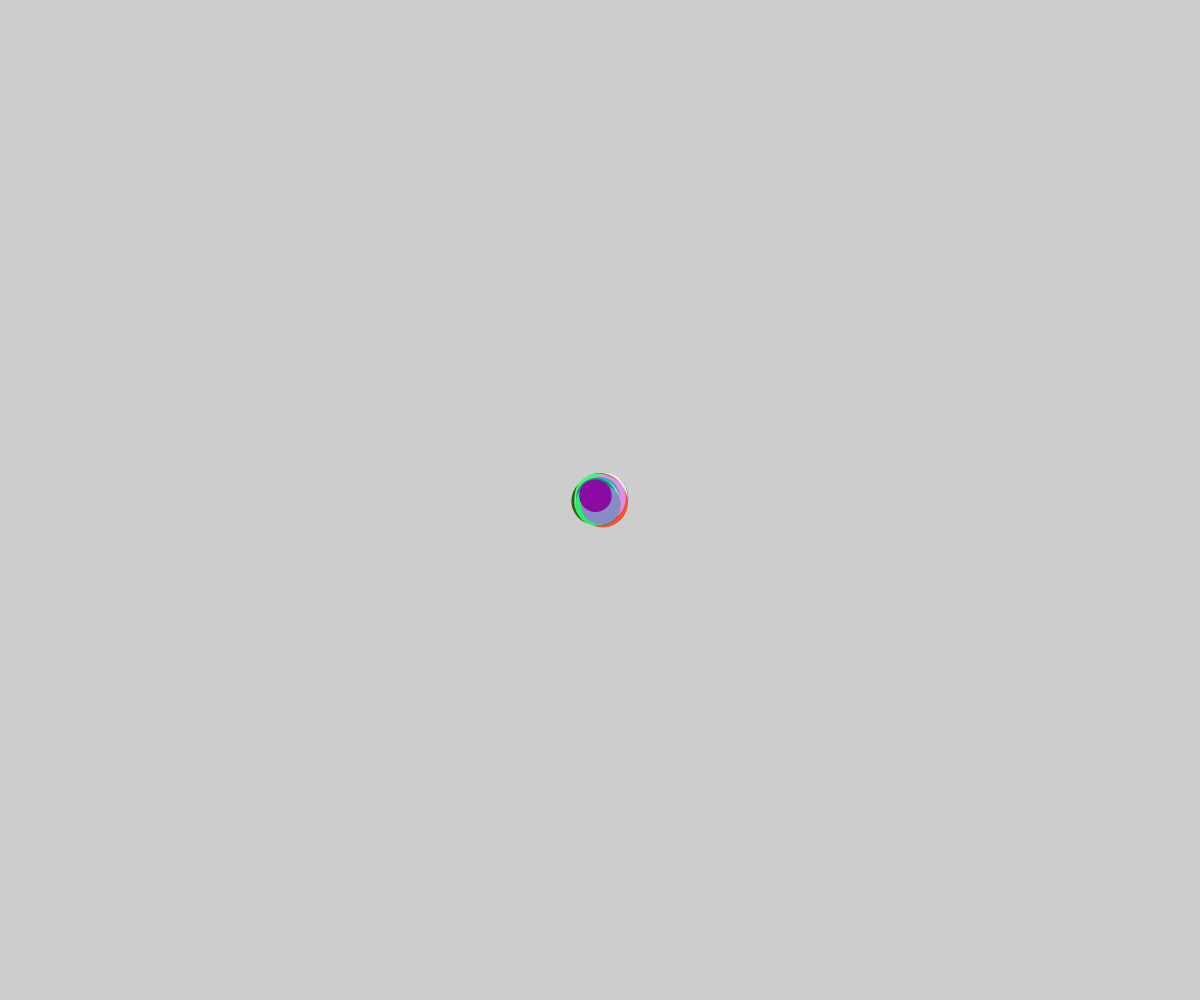
Frame 1 (no input)
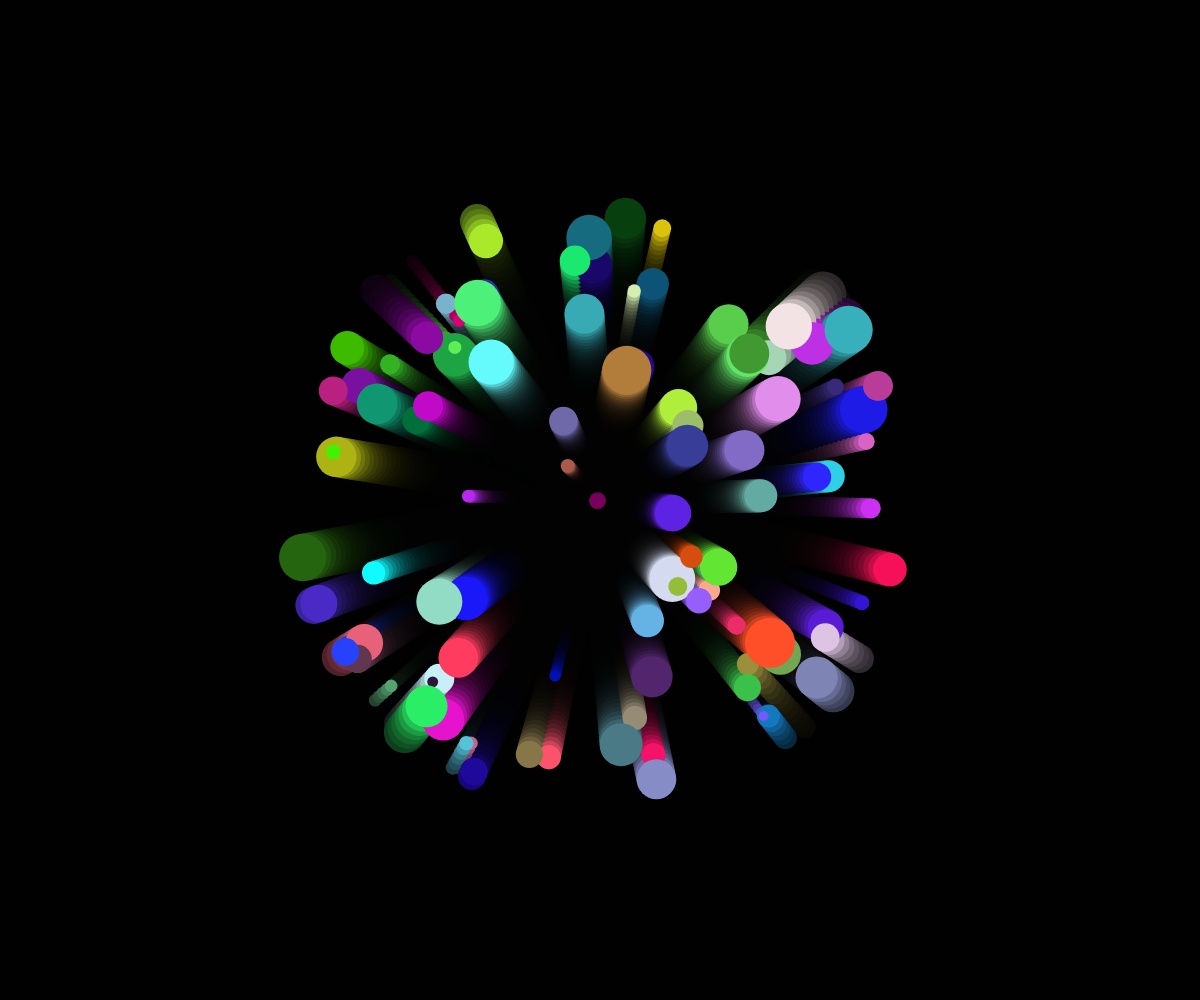
Frame 60 (no input)
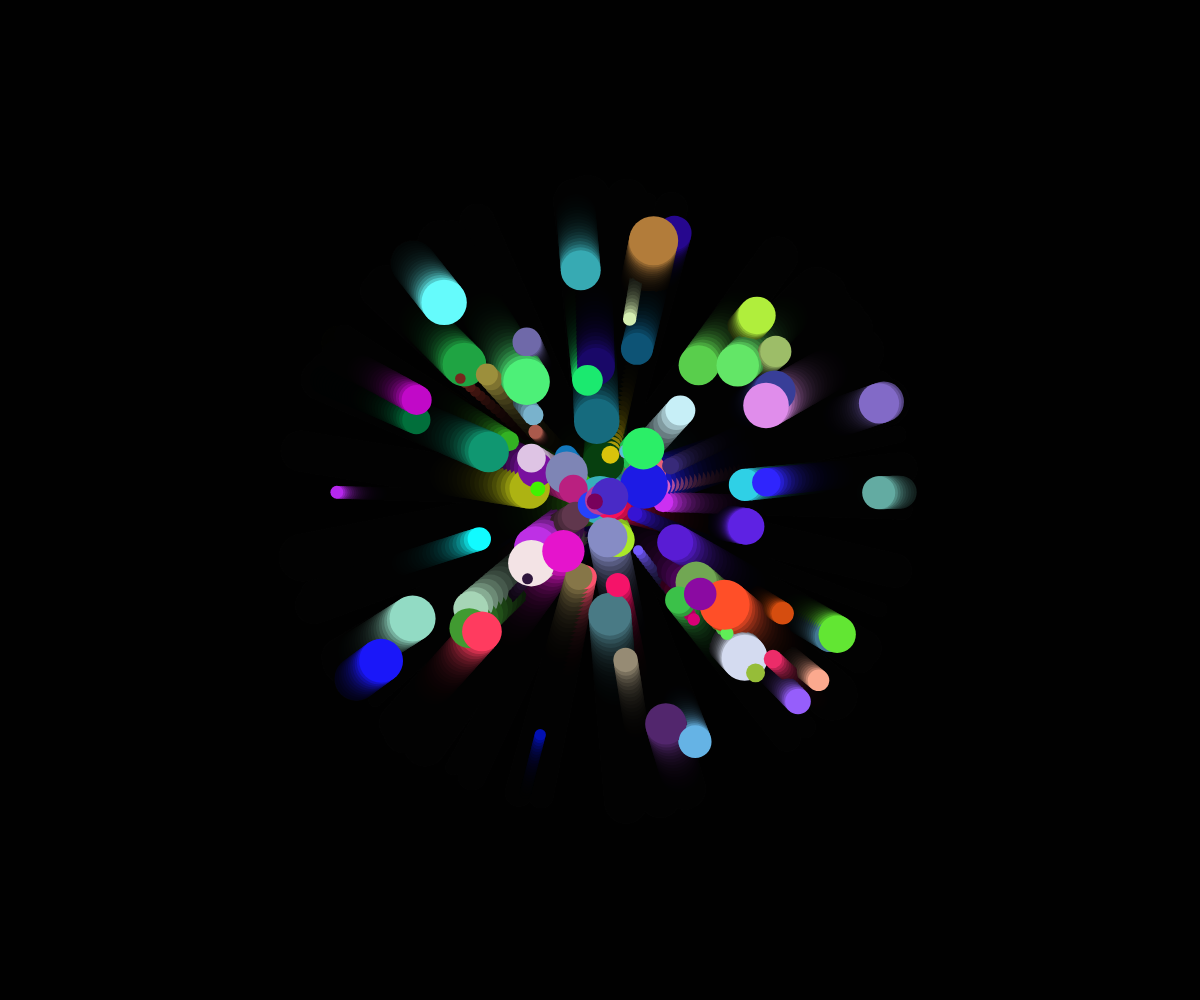
Frame 120 (the mouse pressed at the canvas centre since frame 60)

The p5.js sketch that drew these frames (run headless with seeded random() and noise() and a simulated clock; from frame 60 on, the mouse is pressed at the canvas centre):

// p5.js sketch
// ── sketch.js
// This sketch is a adaptation of CodeCademy's Bouncing Balls exercise which transforms the area
// the balls bounce in into a circle. There is a slight variation build in that leads to a 
// morphing of the initialy circular containment.

// ToDo: Fix Bug that makes balls bounce off the center after the first or second trip.

const ballCount = 100;
let x = [];
let y = [];
let size = [];
let xSpeed = [];
let ySpeed = [];
let traveledDist = [];
let firstTrip = [];
let r = [];
let g = [];
let b = [];


function setup() {
  createCanvas(windowWidth, windowHeight);

  for(let i = 0; i < ballCount; i++) {

    x[i] = width / 2; 
    y[i] = height / 2; 

    xSpeed[i] = random(-5, 5);
    ySpeed[i] = random(-5, 5);

    traveledDist[i] = 0;
    firstTrip[i] = true;

    size[i] = random(10, 50);

    r[i] = random(0, 256);
    g[i] = random(0, 256);
    b[i] = random(0, 256);
  }
}

function draw() {
  background(0, 50);
  
  for(let i = 0; i < ballCount; i++){
    let oldX = x[i];
    let oldY = y[i];

    x[i] += xSpeed[i];
    y[i] += ySpeed[i];

    traveledDist[i] += dist(oldX, oldY, x[i], y[i]);
 
    if (firstTrip[i] && traveledDist[i] > 300){
      console.log('test 1');
      xSpeed[i] *= -1;
      ySpeed[i] *= -1;
      traveledDist[i] = -300
      firstTrip[i] = false;
    } else if (firstTrip[i] && traveledDist[i] < -300) {
      // else if never runs. Check logic.
      console.log('test 2');
      xSpeed[i] *= -1;
      ySpeed[i] *= -1;
      traveledDist[i] = 300
      firstTrip[i] = false;
    }

    if ((!firstTrip[i] && traveledDist[i] > 300) || (!firstTrip[i] && traveledDist[i] < -300)){
      console.log('test 3')
      const chanceSlightChangeX = Math.random() > 0.5 ? (Math.round(Math.random() * 10)) : (Math.round(Math.random() * 10) * -1);
      const chanceSlightChangeY = Math.random() > 0.5 ? (Math.round(Math.random() * 10)) : (Math.round(Math.random() * 10) * -1);

      xSpeed[i] *= -1;
      ySpeed[i] *= -1;
      x[i] += chanceSlightChangeX
      y[i] += chanceSlightChangeY

      traveledDist[i] = 0
    }

    fill(r[i], g[i], b[i])
    noStroke()
    ellipse(x[i], y[i], size[i], size[i]);
  }

} 
